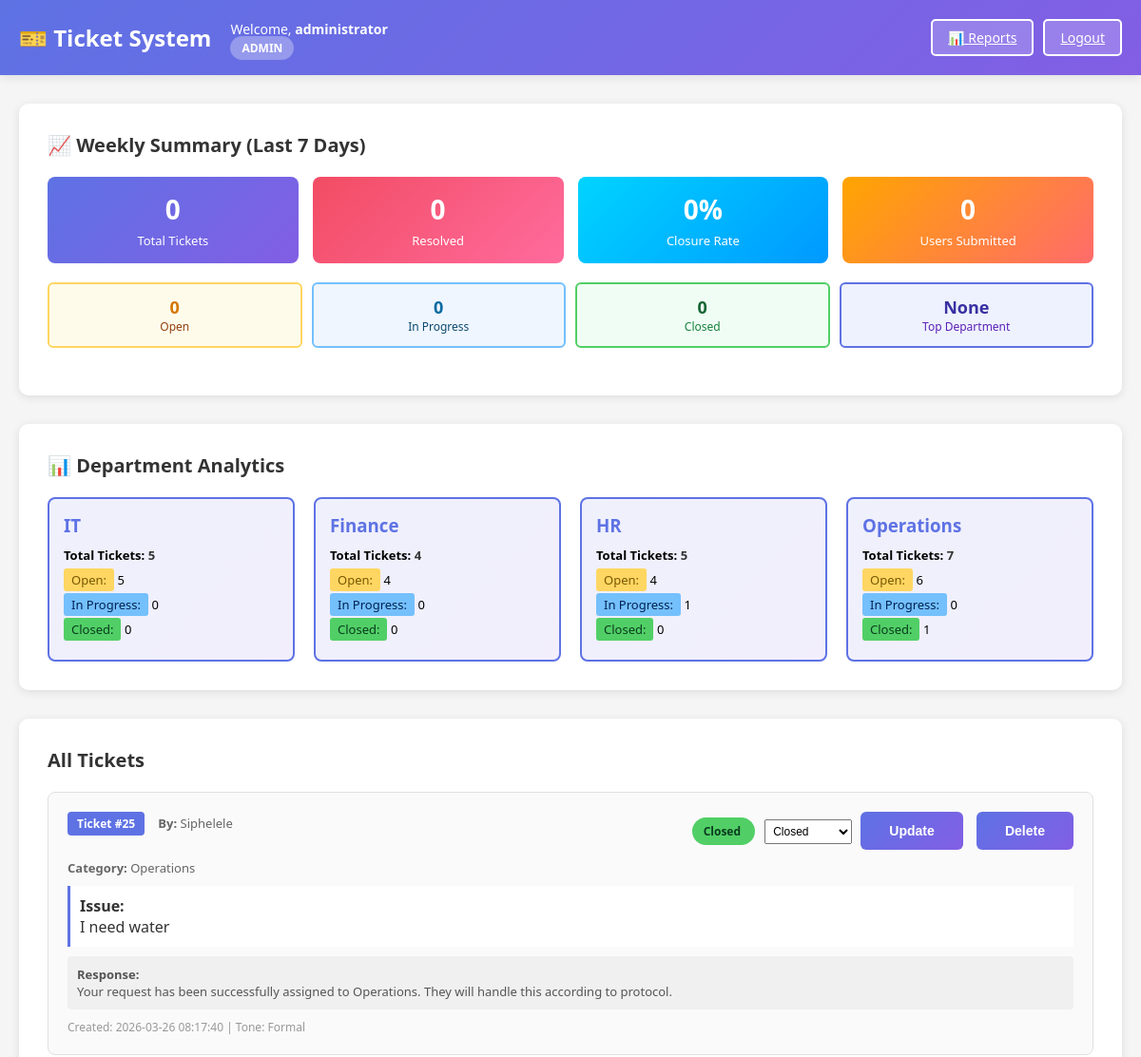
The app's page /dashboard (signed in, upper part), older data.
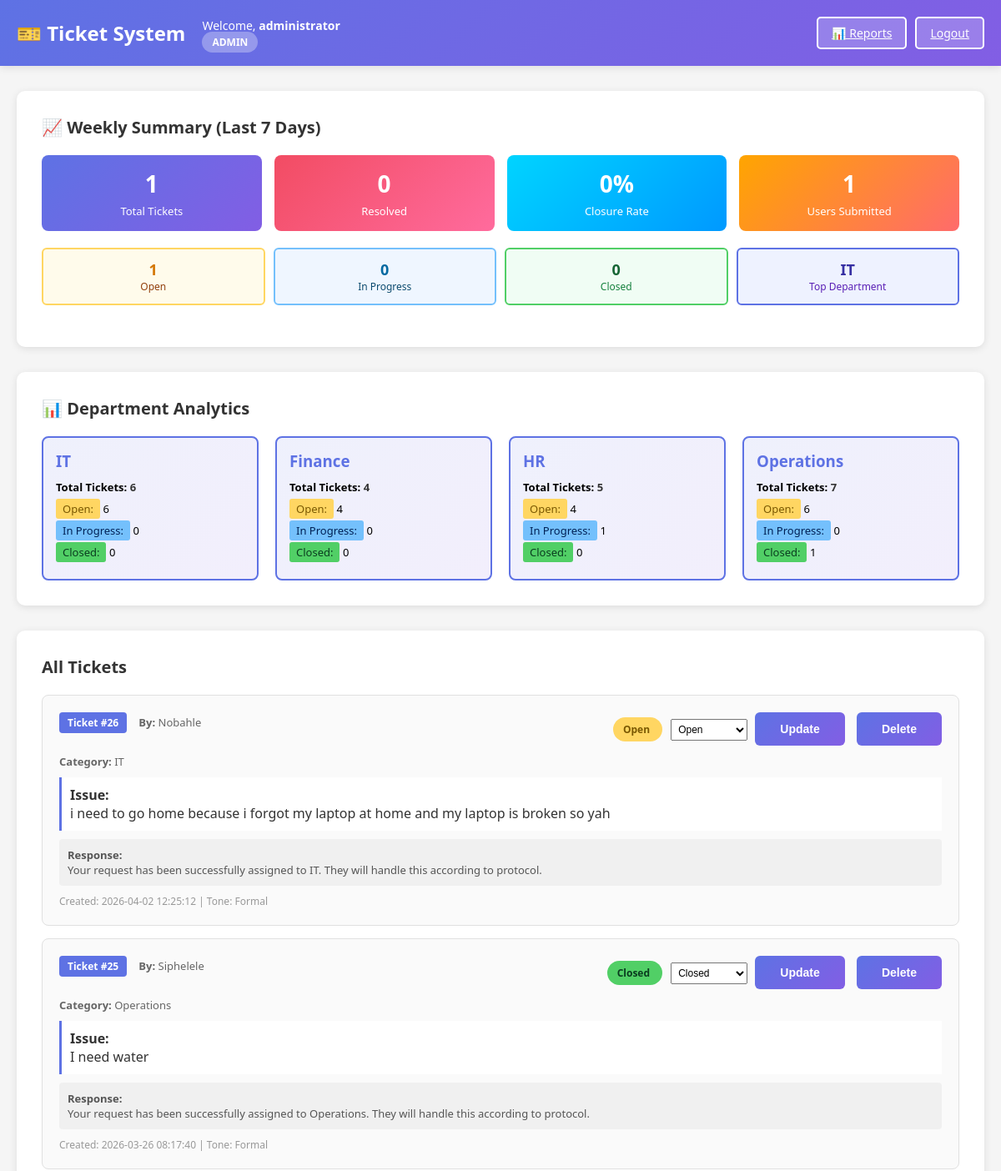
The same page, newer data.
### tables this page shows
CREATE TABLE tickets (
        id INTEGER PRIMARY KEY AUTOINCREMENT,
        ticket_text TEXT,
        category TEXT,
        tone TEXT,
        response TEXT,
        user_id INTEGER,
        status TEXT DEFAULT 'Open',
        created_at TIMESTAMP DEFAULT CURRENT_TIMESTAMP,
        FOREIGN KEY (user_id) REFERENCES users(id)
    );

CREATE TABLE users (
        id INTEGER PRIMARY KEY AUTOINCREMENT,
        username TEXT UNIQUE NOT NULL,
        email TEXT UNIQUE NOT NULL,
        password TEXT NOT NULL,
        role TEXT NOT NULL,
        created_at TIMESTAMP DEFAULT CURRENT_TIMESTAMP
    );

### app.py (the view)
@app.route("/dashboard")
@login_required
def dashboard():
    conn = get_db()
    cursor = conn.cursor()
    analytics = None
    weekly_insights = None
    if session.get('role') == 'admin':
        cursor.execute("""
            SELECT t.*, u.username FROM tickets t
            LEFT JOIN users u ON t.user_id = u.id
            ORDER BY t.created_at DESC
        """)
        tickets = cursor.fetchall()
        analytics = {}
        for dept in DEPARTMENTS:
            cursor.execute("""
                SELECT status, COUNT(*) FROM tickets
                WHERE category LIKE ?
                GROUP BY status
            """, (f'%{dept}%',))
            stats = cursor.fetchall()
            total = sum(count for _, count in stats)
            analytics[dept] = {
                'total': total,
                'open': dict(stats).get('Open', 0),
                'in_progress': dict(stats).get('In Progress', 0),
                'closed': dict(stats).get('Closed', 0)
            }
        cursor.execute("""
            SELECT COUNT(*) FROM tickets
            WHERE DATE(created_at) >= DATE('now', '-7 days')
        """)
        weekly_total = cursor.fetchone()[0]
        cursor.execute("""
            SELECT status, COUNT(*) FROM tickets
            WHERE DATE(created_at) >= DATE('now', '-7 days')
            GROUP BY status
        """)
        weekly_status = dict(cursor.fetchall())
        cursor.execute("""
            SELECT COUNT(DISTINCT user_id) FROM tickets
            WHERE DATE(created_at) >= DATE('now', '-7 days')
        """)
        weekly_users = cursor.fetchone()[0]
        cursor.execute("""
            SELECT COUNT(*) FROM tickets
            WHERE status = 'Closed'
            AND DATE(created_at) >= DATE('now', '-7 days')
        """)
        weekly_resolved = cursor.fetchone()[0]
        cursor.execute("""
            SELECT category, COUNT(*) as count FROM tickets
            WHERE DATE(created_at) >= DATE('now', '-7 days')
            GROUP BY category
            ORDER BY count DESC
            LIMIT 1
        """)
        top_dept_result = cursor.fetchone()
        top_dept = top_dept_result[0] if top_dept_result else "None"
        weekly_insights = {
            'total': weekly_total,
            'open': weekly_status.get('Open', 0),
            'in_progress': weekly_status.get('In Progress', 0),
            'closed': weekly_status.get('Closed', 0),
            'users_submitted': weekly_users,
            'resolved': weekly_resolved,
            'top_department': top_dept,
            'closure_rate': f"{(weekly_resolved / weekly_total * 100):.0f}%" if weekly_total > 0 else "0%"
        }
    else:
        cursor.execute("SELECT * FROM tickets WHERE user_id = ? ORDER BY created_at DESC", (session['user_id'],))
        tickets = cursor.fetchall()
    conn.close()
    return render_template("dashboard.html", tickets=tickets, username=session['username'], role=session['role'], analytics=analytics, weekly_insights=weekly_insights)

### app.py (called while the page is built)
def login_required(f):
    @wraps(f)
    def decorated_function(*args, **kwargs):
        if 'user_id' not in session:
            return redirect(url_for('login'))
        return f(*args, **kwargs)
    return decorated_function

def get_db():
    conn = sqlite3.connect(DB_PATH)
    conn.row_factory = sqlite3.Row
    return conn

### templates/dashboard.html (shortened to what the changed rows need)
<!DOCTYPE html>
<html>
<head>
</head>
<body>
    <header>
        <div class="header-left">
            <h1>🎫 Ticket System</h1>
        </div>
    </header>
    <div class="container">
        {% if role == 'admin' %}
            <div class="form-section">
                <h2>📈 Weekly Summary (Last 7 Days)</h2>
                {% if weekly_insights %}
                <div style="display: grid; grid-template-columns: repeat(auto-fit, minmax(200px, 1fr)); gap: 15px; margin-bottom: 20px;">
                    <div style="background: linear-gradient(135deg, #5e72e4 0%, #825ee4 100%); color: white; padding: 15px; border-radius: 8px; text-align: center;">
                        <div style="font-size: 28px; font-weight: bold;">{{ weekly_insights.total }}</div>
                        <div style="font-size: 13px; margin-top: 5px;">Total Tickets</div>
                    </div>
                    <div style="background: linear-gradient(135deg, #f24c63 0%, #ff6b9d 100%); color: white; padding: 15px; border-radius: 8px; text-align: center;">
                        <div style="font-size: 28px; font-weight: bold;">{{ weekly_insights.resolved }}</div>
                        <div style="font-size: 13px; margin-top: 5px;">Resolved</div>
                    </div>
                    <div style="background: linear-gradient(135deg, #00d4ff 0%, #0099ff 100%); color: white; padding: 15px; border-radius: 8px; text-align: center;">
                        <div style="font-size: 28px; font-weight: bold;">{{ weekly_insights.closure_rate }}</div>
                        <div style="font-size: 13px; margin-top: 5px;">Closure Rate</div>
                    </div>
                    <div style="background: linear-gradient(135deg, #ffa500 0%, #ff6b6b 100%); color: white; padding: 15px; border-radius: 8px; text-align: center;">
                        <div style="font-size: 28px; font-weight: bold;">{{ weekly_insights.users_submitted }}</div>
                        <div style="font-size: 13px; margin-top: 5px;">Users Submitted</div>
                    </div>
                </div>
                <div style="display: grid; grid-template-columns: repeat(auto-fit, minmax(150px, 1fr)); gap: 10px; margin-bottom: 20px;">
                    <div style="border: 2px solid #ffd662; padding: 12px; border-radius: 6px; text-align: center; background: #fffbeb;">
                        <div style="font-size: 18px; font-weight: bold; color: #d47706;">{{ weekly_insights.open }}</div>
                        <div style="font-size: 12px; color: #92400e;">Open</div>
                    </div>
                    <div style="border: 2px solid #74c0fc; padding: 12px; border-radius: 6px; text-align: center; background: #eff6ff;">
                        <div style="font-size: 18px; font-weight: bold; color: #0369a1;">{{ weekly_insights.in_progress }}</div>
                        <div style="font-size: 12px; color: #0c4a6e;">In Progress</div>
                    </div>
                    <div style="border: 2px solid #51cf66; padding: 12px; border-radius: 6px; text-align: center; background: #f0fdf4;">
                        <div style="font-size: 18px; font-weight: bold; color: #166534;">{{ weekly_insights.closed }}</div>
                        <div style="font-size: 12px; color: #15803d;">Closed</div>
                    </div>
                    <div style="border: 2px solid #5e72e4; padding: 12px; border-radius: 6px; text-align: center; background: #eef2ff;">
                        <div style="font-size: 18px; font-weight: bold; color: #3730a3;">{{ weekly_insights.top_department }}</div>
                        <div style="font-size: 12px; color: #5b21b6;">Top Department</div>
                    </div>
                </div>
                {% endif %}
            </div>
            <div class="form-section">
                <h2>📊 Department Analytics</h2>
                {% if analytics %}
                <div style="display: grid; grid-template-columns: repeat(auto-fit, minmax(250px, 1fr)); gap: 20px;">
                    {% for dept, stats in analytics.items() %}
                    <div style="border: 2px solid #5e72e4; border-radius: 8px; padding: 15px; background: linear-gradient(135deg, rgba(94, 114, 228, 0.1) 0%, rgba(130, 94, 228, 0.1) 100%);">
                        <h3 style="color: #5e72e4; margin-bottom: 10px;">{{ dept }}</h3>
                        <div style="font-size: 13px;">
                            <div style="margin: 8px 0;"><strong>Total Tickets:</strong> <span style="color: #333; font-weight: bold;">{{ stats.total }}</span></div>
                            <div style="margin: 8px 0;"><span style="background: #ffd662; padding: 3px 8px; border-radius: 3px; color: #7a5802; font-weight: 500;">Open:</span> {{ stats.open }}</div>
                            <div style="margin: 8px 0;"><span style="background: #74c0fc; padding: 3px 8px; border-radius: 3px; color: #002155; font-weight: 500;">In Progress:</span> {{ stats.in_progress }}</div>
                            <div style="margin: 8px 0;"><span style="background: #51cf66; padding: 3px 8px; border-radius: 3px; color: #0a3c1f; font-weight: 500;">Closed:</span> {{ stats.closed }}</div>
                        </div>
                    </div>
                    {% endfor %}
                </div>
                {% else %}
                <p style="color: #999;">No analytics data available.</p>
                {% endif %}
            </div>
            <div class="tickets-section">
                <h2>All Tickets</h2>
                {% if tickets %}
                    {% for ticket in tickets %}
                        <div class="ticket-item">
                            <div class="ticket-header">
                                <div>
                                    <span class="ticket-id">Ticket #{{ ticket[0] }}</span>
                                    <span style="color: #666; font-size: 13px; margin-left: 10px;"><strong>By:</strong> {{ ticket[-1] or 'System' }}</span>
                                </div>
                                <div>
                                    <span class="status-badge {% if ticket[6] == 'Open' %}status-open{% elif ticket[6] == 'Closed' %}status-closed{% else %}status-open{% endif %}">
                                        {{ ticket[6] }}
                                    </span>
                                    <form method="POST" action="{{ url_for('update_status', ticket_id=ticket[0]) }}" style="display: inline; margin-left: 10px;">
                                        <select name="status" style="padding: 4px; font-size:12px;">
                                            <option value="Open" {% if ticket[6] == 'Open' %}selected{% endif %}>Open</option>
                                            <option value="Closed" {% if ticket[6] == 'Closed' %}selected{% endif %}>Closed</option>
                                        </select>
                                        <button type="submit" class="delete-btn" style="background-color:#0ea5e9; margin-left: 5px;">Update</button>
                                    </form>
                                    <form method="POST" action="{{ url_for('delete_ticket', ticket_id=ticket[0]) }}" style="display: inline; margin-left: 10px;" onsubmit="return confirm('Are you sure you want to delete this ticket?')">
                                        <button type="submit" class="delete-btn">Delete</button>
                                    </form>
                                </div>
                            </div>
                            <div class="ticket-category">
                                <strong>Category:</strong> {{ ticket[2] }}
                            </div>
                            <div class="ticket-text">
                                <strong>Issue:</strong><br>
                                {{ ticket[1] }}
                            </div>
                            <div class="ticket-response">
                                <strong>Response:</strong><br>
                                {{ ticket[4] }}
                            </div>
                            <div class="ticket-meta">
                                Created: {{ ticket[7] }} | Tone: {{ ticket[3] }}
                            </div>
                        </div>
                    {% endfor %}
                {% else %}
                    <div class="no-tickets">
                        <p>No tickets found.</p>
                    </div>
                {% endif %}
            </div>
        {% endif %}
    </div>
</body>
</html>

Row changes from the older to the newer data that the page shows:
added tickets: id "26", username "Nobahle", status "Open", category "IT", ticket_text "i need to go home because i forgot my laptop at home and my laptop is broken so yah", response "Your request has been successfully assigned to IT. They will handle this according to protocol.", created_at "2026-04-02 12:25:12", tone "Formal"
Text that changed along with them:
{{ weekly_insights.total }}: "0" → "1"
{{ weekly_insights.users_submitted }}: "0" → "1"
{{ weekly_insights.open }}: "0" → "1"
{{ weekly_insights.top_department }}: "None" → "IT"
new list line: "IT Total Tickets: 6 Open: 6 In Progress: 0 Closed: 0"
list line gone: "IT Total Tickets: 5 Open: 5 In Progress: 0 Closed: 0"
